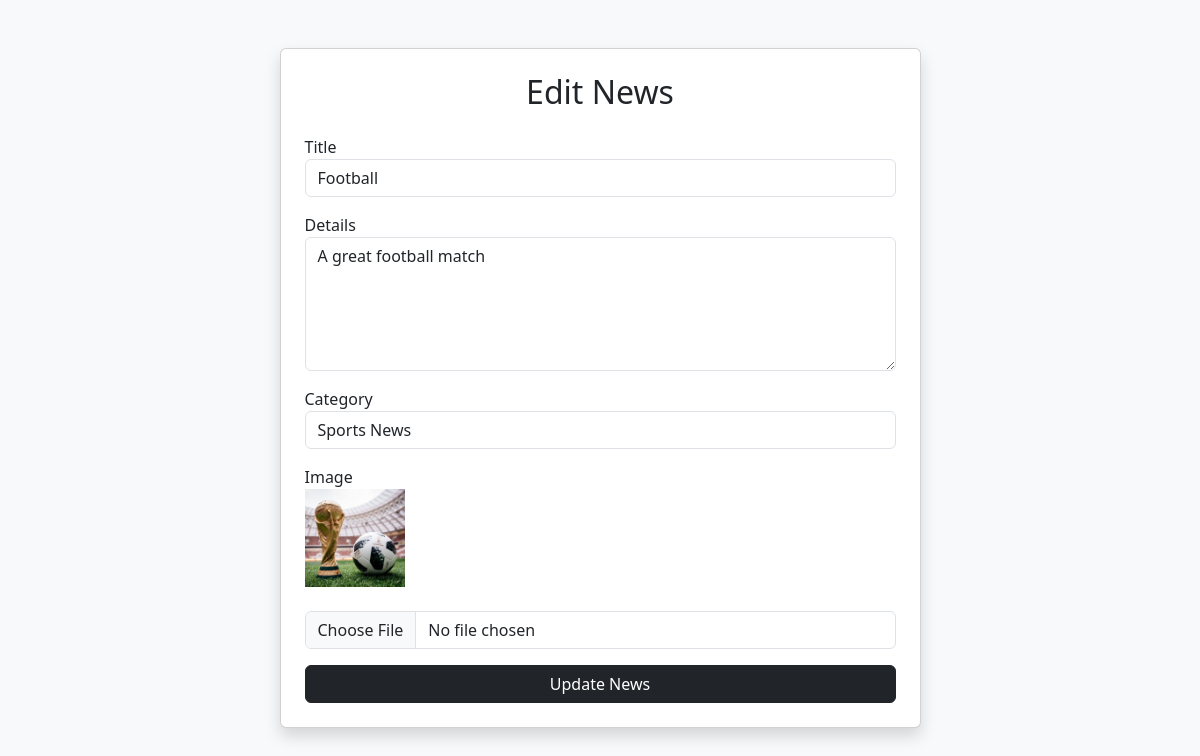
The app's page /edit-news.php?id=2 (signed in) with its own data.
### tables this page shows
CREATE TABLE `news` (
  `id` int(11) NOT NULL,
  `title` varchar(255) NOT NULL,
  `details` text NOT NULL,
  `image` varchar(255) DEFAULT NULL,
  `category_id` int(11) DEFAULT NULL,
  `user_id` int(11) DEFAULT NULL,
  `status` varchar(20) DEFAULT 'active'
);

CREATE TABLE `categories` (
  `id` int(11) NOT NULL,
  `category_name` varchar(100) NOT NULL
);

### edit-news.php (the view, shortened to what this page needs)
<?php
include "db.php";
$id = $_GET['id'];
$sql = "SELECT * FROM news WHERE id=$id";
$result = mysqli_query($conn, $sql);
$news = mysqli_fetch_assoc($result);
$categories = mysqli_query($conn, "SELECT * FROM categories");
?>
<!DOCTYPE html>
<html lang="en">
<head>
    <link href="https://cdn.jsdelivr.net/npm/bootstrap@5.3.3/dist/css/bootstrap.min.css" rel="stylesheet">
</head>
<body class="bg-light">
<div class="container mt-5">
    <div class="row justify-content-center">
        <div class="col-md-7">
            <div class="card shadow p-4">
                <h2 class="text-center mb-4">Edit News</h2>
                <form method="POST" enctype="multipart/form-data">
                    <div class="mb-3">
                        <label>Title</label>
                        <input type="text"
                               name="title"
                               value="<?php echo $news['title']; ?>"
                               class="form-control"
                               required>
                    </div>
                    <div class="mb-3">
                        <label>Details</label>
                        <textarea name="details"
                                  class="form-control"
                                  rows="5"
                                  required><?php echo $news['details']; ?></textarea>
                    </div>
                    <div class="mb-3">
                        <label>Category</label>
                        <select name="category_id" class="form-control">
                            <?php while ($cat = mysqli_fetch_assoc($categories)) { ?>
                            <option value="<?php echo $cat['id']; ?>"
                                <?php if ($cat['id'] == $news['category_id']) echo "selected"; ?>>
                                <?php echo $cat['category_name']; ?>
                            </option>
                            <?php } ?>
                        </select>
                    </div>
                    <div class="mb-3">
                        <label>Image</label><br>
                        <img src="images/<?php echo $news['image']; ?>" width="100"><br><br>
                        <input type="file" name="image" class="form-control">
                    </div>
                    <button type="submit"
                            name="update_news"
                            class="btn btn-dark w-100">
                        Update News
                    </button>
                </form>
            </div>
        </div>
    </div>
</div>
</body>
</html>

### records on screen
news: title "Football", details "A great football match", category_id "Sports News", image (picture)
